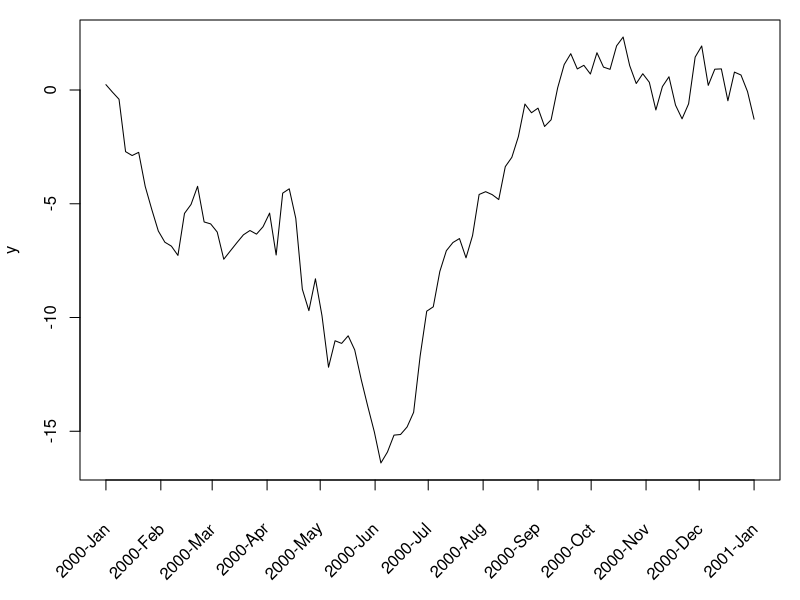
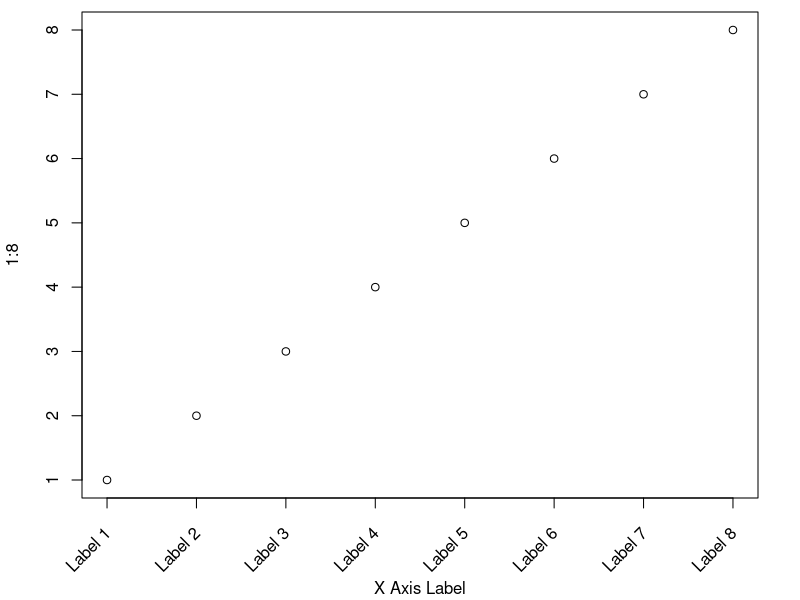
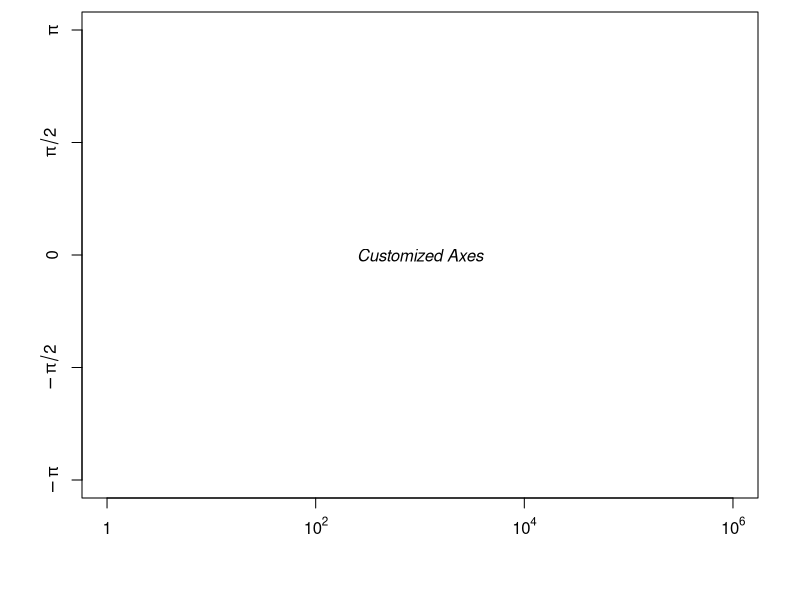
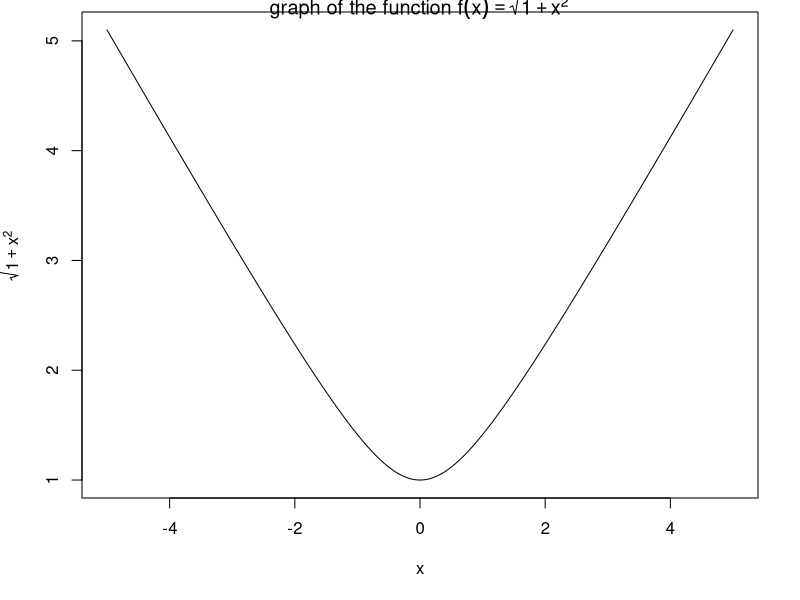
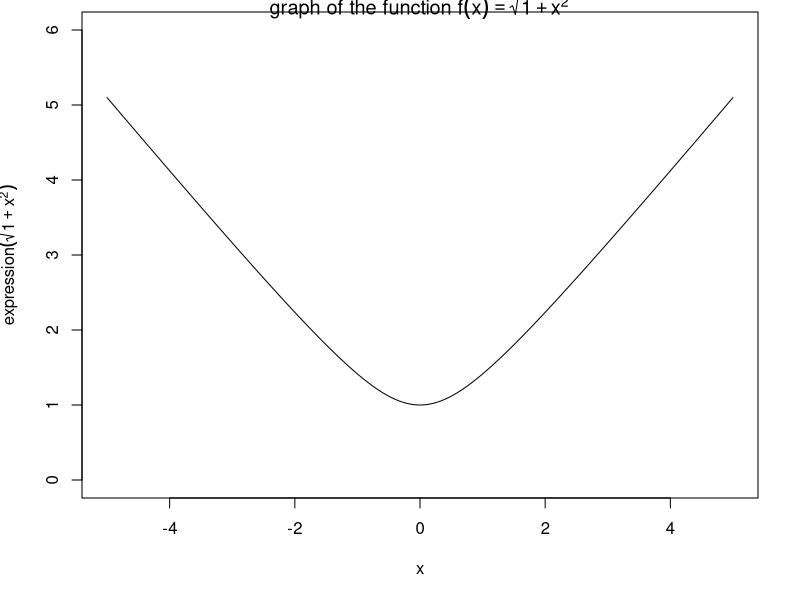
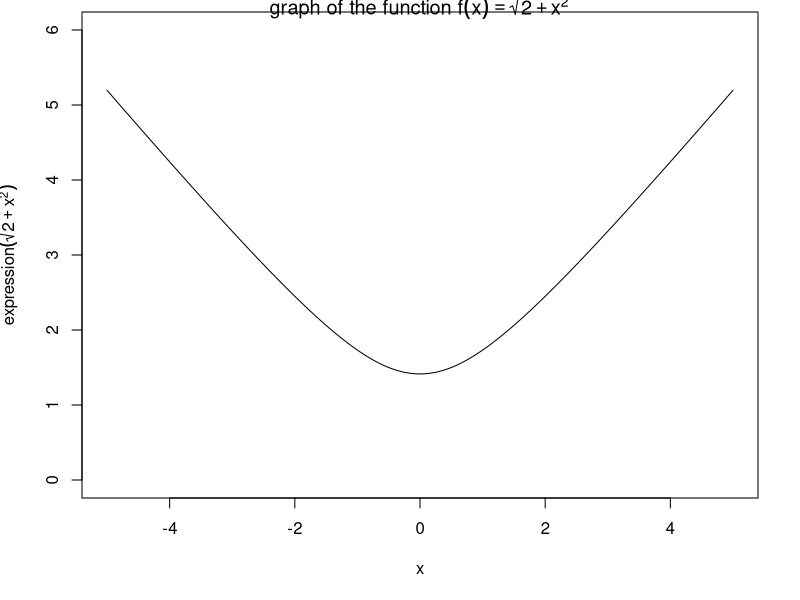
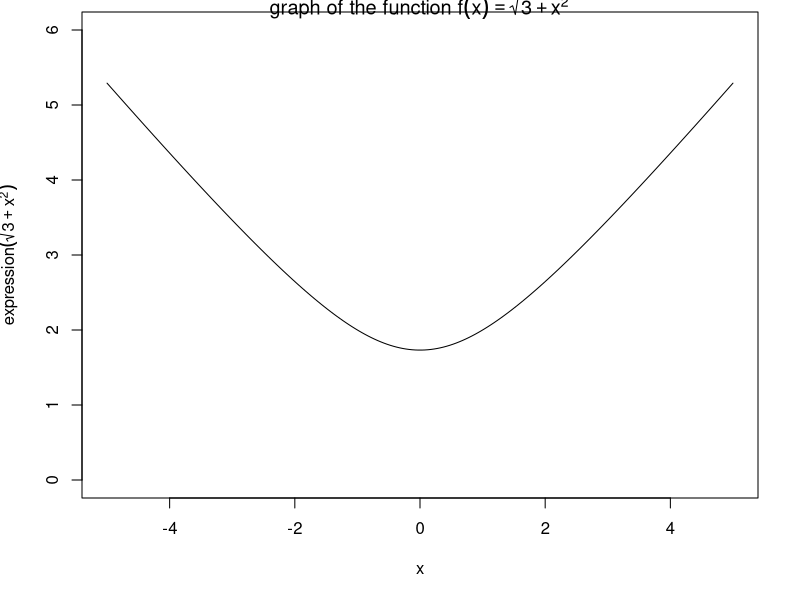
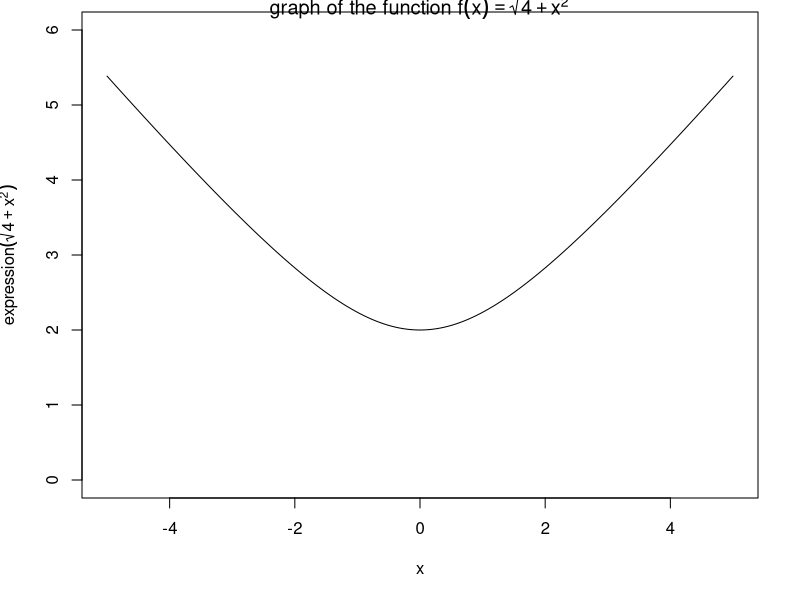

Write the R code that produced these figures, in order.
## ---- chunk 1
# Rotated axis labels in R plots
# https://menugget.blogspot.com/2014/08/rotated-axis-labels-in-r-plots.html
# Example data
tmin <- as.Date("2000-01-01")
tmax <- as.Date("2001-01-01")
tlab <- seq(tmin, tmax, by = "month")
lab <- format(tlab, format = "%Y-%b")
set.seed(111)
x <- seq(tmin, tmax, length.out = 100)
y <- cumsum(rnorm(100))

# Plot
# png("plot_w_rotated_axis_labels.png", height = 3,
#     width = 6, units = "in", res = 300)
op <- par(mar = c(6, 4, 1, 1))
plot(x, y, t = "l", xaxt = "n", xlab = "")
axis(1, at = tlab, labels = FALSE)
text(
  x = tlab, y = par()$usr[3] - 0.1 * (par()$usr[4] - par()$usr[3]),
  labels = lab, srt = 45, adj = 1, xpd = TRUE
)
par(op)
# dev.off()
## ---- chunk 2
## Increase bottom margin to make room for rotated labels
par(mar = c(5, 4, .5, 2) + 0.1)
## Create plot with no x axis and no x axis label
plot(1:8, xaxt = "n", xlab = "")
## Set up x axis with tick marks alone
axis(1, labels = FALSE)
## Create some text labels
labels <- paste("Label", 1:8, sep = " ")
## Plot x axis labels at default tick marks
text(1:8, par("usr")[3] - 0.5,
  srt = 45, adj = 1,
  labels = labels, xpd = TRUE
)
## Plot x axis label at line 6 (of 7)
mtext(side = 1, text = "X Axis Label", line = 4)
## ---- chunk 3
# 自定义坐标轴
plot(c(1, 1e6), c(-pi, pi),
  type = "n",
  axes = FALSE, ann = FALSE, log = "x"
)
axis(1,
  at = c(1, 1e2, 1e4, 1e6),
  labels = expression(1, 10^2, 10^4, 10^6)
)
axis(2,
  at = c(-pi, -pi / 2, 0, pi / 2, pi),
  labels = expression(-pi, -pi / 2, 0, pi / 2, pi)
)
text(1e3, 0, expression(italic("Customized Axes")))
box()
## ---- chunk 4
x <- seq(-5, 5, length = 200)
y <- sqrt(1 + x^2)
plot(y ~ x,
  type = "l",
  ylab = expression(sqrt(1 + x^2))
)
title(main = expression(
  "graph of the function f"(x) == sqrt(1 + x^2)
))
## ---- chunk 5
x <- seq(-5, 5, length = 200)
for (i in 1:4) { # 画四个图
  y <- sqrt(i + x^2)
  plot(y ~ x,
    type = "l",
    ylim = c(0, 6),
    ylab = substitute(
      expression(sqrt(i + x^2)),
      list(i = i)
    )
  )
  title(main = substitute(
    "graph of the function f"(x) == sqrt(i + x^2),
    list(i = i)
  ))
}
## ---- chunk 6
N <- 200
x <- runif(N, -4, 4)
y <- sin(x) + .5 * rnorm(N)
plot(x, y,
  xlab = "", ylab = "",
  main = paste(
    "The \"mtext\" function",
    paste(rep(" ", 60), collapse = "")
  )
)
mtext("Line 0", 3, line = 0)
mtext("Line 1", 3, line = 1)
mtext("Line 2", 3, line = 2)
mtext("Line 3", 3, line = 3)
## ---- chunk 7
N <- 200
x <- runif(N, -4, 4)
y <- sin(x) + .5 * rnorm(N)
plot(x, y, xlab = "", ylab = "", main = "")
mtext("Subtitle", 3, line = .8)
mtext("Title", 3, line = 2, cex = 1.5)
mtext("X axis", 1, line = 2.5, cex = 1.5)
mtext("X axis subtitle", 1, line = 3.7)
## ---- chunk 8
# 双Y轴
N <- 200
x <- seq(-4, 4, length = N)
y1 <- sin(x)
y2 <- cos(x)
op <- par(mar = c(5, 4, 4, 4)) # Add some space in the right margin
# The default is c(5,4,4,2) + .1
xlim <- range(x)
ylim <- c(-1.1, 1.1)
plot(x, y1,
  col = "blue", type = "l",
  xlim = xlim, ylim = ylim,
  axes = F, xlab = "", ylab = "", main = "Title"
)
axis(1)
axis(2, col = "blue")
par(new = TRUE)
plot(x, y2,
  col = "red", type = "l",
  xlim = xlim, ylim = ylim,
  axes = F, xlab = "", ylab = "", main = ""
)
axis(4, col = "red")
mtext("First Y axis", 2, line = 2, col = "blue", cex = 1.2)
mtext("Second Y axis", 4, line = 2, col = "red", cex = 1.2)
# 1,2,3,4 分别代表下左上右四个位置
## ---- chunk 9
# 多图排列/分屏 page 47
# 最常用的是 par mfrow mfcol分别按行/列放置图形
op <- par(
  mfrow = c(2, 2),
  oma = c(0, 0, 4, 0) # Outer margins
)
for (i in 1:4)
  plot(runif(20), runif(20),
    main = paste("random plot (", i, ")", sep = "")
  )
par(op)
mtext("Four plots, without enough room for this title",
  side = 3, font = 2, cex = 1.5, col = "red"
) # 总/大标题放不下
## ---- chunk 10
op <- par(
  mfrow = c(2, 2),
  oma = c(0, 0, 3, 0) # Outer margins
)
for (i in 1:4)
  plot(runif(20), runif(20),
    main = paste("random plot (", i, ")", sep = "")
  )
par(op)
mtext("Four plots, with some room for this title",
  side = 3, line = 1.5, font = 1, cex = 1.5, col = "red"
)
## ---- chunk 11
op <- par(
  mfrow = c(2, 2),
  oma = c(0, 0, 3, 0),
  mar = c(3, 3, 4, 1) + .1 # Margins
)
for (i in 1:4)
  plot(runif(20), runif(20),
    xlab = "", ylab = "",
    main = paste("random plot (", i, ")", sep = "")
  )
par(op)
mtext("Title",
  side = 3, line = 1.5, font = 2, cex = 2, col = "red"
)
## ---- chunk 12
plot(1:12,
  type = "b", main = "'fg' : axes, ticks and box in gray",
  fg = gray(0.7), bty = "7", sub = R.version.string
)
par(fig = c(1, 6, 5, 10) / 10, new = T)
plot(6:10,
  type = "b", main = "",
  fg = gray(0.7), bty = "7", xlab = R.version.string
)
## ---- chunk 13
n <- 1000
x <- rt(n, df = 10)
hist(x,
  col = "light blue",
  probability = "TRUE", main = "",
  ylim = c(0, 1.2 * max(density(x)$y))
)
lines(density(x),
  col = "red",
  lwd = 3
)
op <- par(
  fig = c(.02, .4, .5, .98),
  new = TRUE
)
qqnorm(x,
  xlab = "", ylab = "", main = "",
  axes = FALSE
)
qqline(x, col = "red", lwd = 2)
box(lwd = 2)
par(op)
## ---- chunk 14
op <- par(oma = c(0, 0, 3, 0))
layout(matrix(c(
  1, 1, 1,
  2, 3, 4,
  2, 3, 4
), nr = 3, byrow = TRUE))
hist(rnorm(n), col = "light blue")
hist(rnorm(n), col = "light blue")
hist(rnorm(n), col = "light blue")
hist(rnorm(n), col = "light blue")
mtext("The \"layout\" function",
  side = 3, outer = TRUE,
  font = 2, cex = 1.2
)
